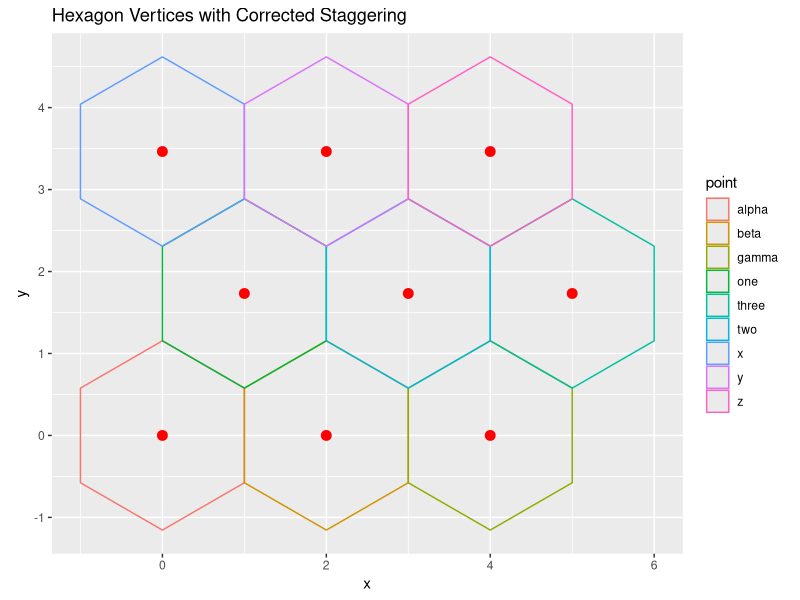

This figure's R source:
library(tidyverse)

# Create a dataframe of center points for hexagons
points <- data.frame(
  point = c("alpha", "beta", "gamma", "one", "two", "three", "x", "y", "z"),  # You can add more points here
  x = c(0, 2, 4, 1, 3, 5, 0, 2, 4),  # x-coordinates for centers of the hexagons
  y = c(0, 0, 0, 1, 1, 1, 2, 2, 2)   # y-coordinates for centers of the hexagons
)

# Radius of the hexagon's circumcircle
radius <- 2 / sqrt(3)

# Adjusted angles for the vertices of the hexagon (start at 30 degrees)
angles <- seq(30, 390, by = 60) * (pi / 180)

# Function to calculate hexagon vertices for a given center point
generate_hexagon <- function(center_x, center_y, point_label) {
  data.frame(
    point = point_label,
    x = center_x + radius * cos(angles),
    y = center_y + radius * sin(angles)
  )
}

# Apply corrective factors to the centers based on grid layout:
points_corrected <- points %>%
  mutate(
    # Correct vertical spacing between rows
    y_corrected = y * (3/2 * radius)
  )

# Generate hexagon vertices for each point in the corrected dataframe
hex_points <- points_corrected %>%
  group_by(point) %>%
  do(generate_hexagon(.$x, .$y_corrected, .$point)) %>%
  ungroup()

# Create the scatter plot using ggplot
ggplot(data = hex_points) +
  geom_polygon(aes(x = x, y = y, group = point, color = point), fill = NA) +
  geom_point(data = points_corrected, aes(x = x, y = y_corrected), color = "red", size = 3) +  # Highlight center points
  coord_equal() +  # Ensure aspect ratio is 1:1 for proper shape
  labs(title = "Hexagon Vertices with Corrected Staggering")
